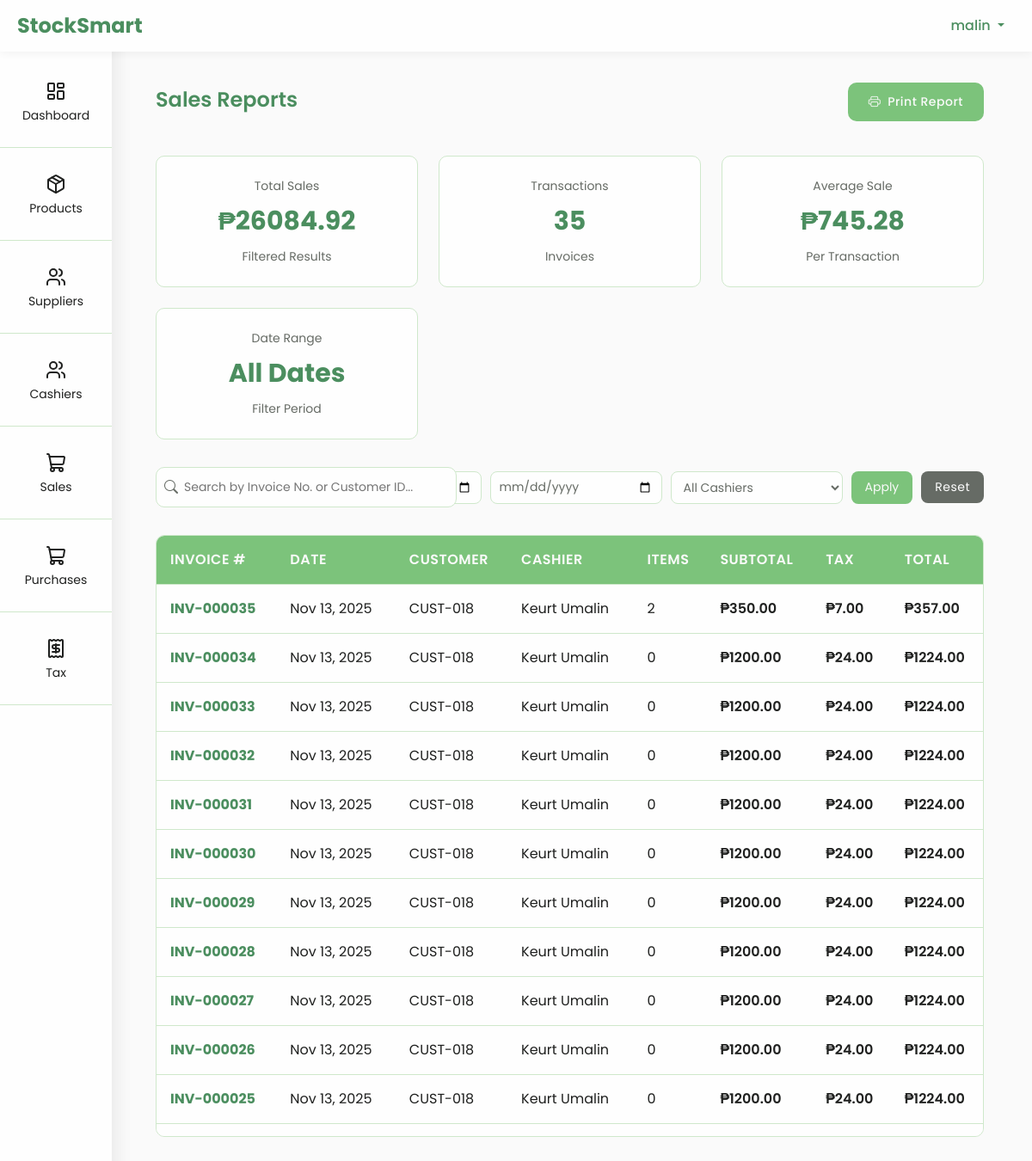
Page /sales-reports/ (signed in) on the committed database.
### pages/models.py (models this page shows, shortened)
class Invoice(models.Model):
    invoice_number = models.CharField(max_length=20, unique=True)
    customer_id = models.CharField(max_length=20, default='CUST-000')
    customer_name = models.CharField(max_length=100, blank=True, null=True)
    created_at = models.DateTimeField(auto_now_add=True)
    date_issued = models.DateTimeField(default=timezone.now)
    subtotal = models.DecimalField(max_digits=10, decimal_places=2, default=0)
    tax_amount = models.DecimalField(max_digits=10, decimal_places=2, default=0)
    total_amount = models.DecimalField(max_digits=10, decimal_places=2, default=0)
    cash_received = models.DecimalField(max_digits=10, decimal_places=2, default=0)
    change = models.DecimalField(max_digits=10, decimal_places=2, default=0)
    tax_rate = models.ForeignKey(TaxRate, null=True, blank=True, on_delete=models.SET_NULL)
    created_by = models.ForeignKey(User, on_delete=models.SET_NULL, null=True, blank=True, related_name='invoices_created')
    staff_name = models.CharField(max_length=100, default='Cashier')
    is_active = models.BooleanField(default=True)  # For soft delete
    def delete(self, *args, **kwargs):
        """Soft delete - mark as inactive instead of actually deleting"""
        self.is_active = False
        self.save()

### pages/views.py (the view)
# urls.py: path('sales-reports/', views.sales_reports, name='sales_reports'),  # ← ADD THIS LINE
@login_required
def sales_reports(request):
    invoices = Invoice.objects.all().order_by('-date_issued')
    date_from = request.GET.get('date_from', '').strip()
    date_to = request.GET.get('date_to', '').strip()
    cashier = request.GET.get('cashier', '').strip()
    customer_id = request.GET.get('customer_id', '').strip()
    invoice_number = request.GET.get('invoice_number', '').strip()
    if date_from == 'None': date_from = ''
    if date_to == 'None': date_to = ''
    if cashier == 'None': cashier = ''
    if customer_id == 'None': customer_id = ''
    if invoice_number == 'None': invoice_number = ''
    if date_from:
        try:
            date_from_obj = datetime.strptime(date_from, "%Y-%m-%d")
            invoices = invoices.filter(date_issued__date__gte=date_from_obj.date())
        except ValueError:
            pass
    if date_to:
        try:
            date_to_obj = datetime.strptime(date_to, "%Y-%m-%d")
            invoices = invoices.filter(date_issued__date__lte=date_to_obj.date())
        except ValueError:
            pass
    if cashier:
        invoices = invoices.filter(staff_name__iexact=cashier)
    if customer_id:
        invoices = invoices.filter(customer_id__icontains=customer_id)
    if invoice_number:
        invoices = invoices.filter(invoice_number__icontains=invoice_number)
    total_sales = invoices.aggregate(Sum('total_amount'))['total_amount__sum'] or 0
    total_transactions = invoices.count()
    average_sale = total_sales / total_transactions if total_transactions > 0 else 0
    cashiers = Invoice.objects.values_list('staff_name', flat=True).distinct()
    return render(request, 'admin/sales_reports.html', {
        'invoices': invoices,
        'total_sales': total_sales,
        'total_transactions': total_transactions,
        'average_sale': average_sale,
        'cashiers': cashiers,
        'date_from': date_from if date_from else None,
        'date_to': date_to if date_to else None,
        'cashier': cashier if cashier else None,
        'customer_id': customer_id if customer_id else None,
        'invoice_number': invoice_number if invoice_number else None,
    })

### pages/templates/admin/sales_reports.html (shortened to what this page needs)
{% extends 'navigation/navbar.html' %}
{% load static %}
{% block content %}
<div class="products-container">
    <div class="page-header d-flex align-items-center justify-content-between">
        <h1 class="page-title">Sales Reports</h1>
        <div class="reports-actions">
            <a href="{% url 'pages:print_sales_report' %}?{{ request.GET.urlencode }}" class="btn-primary" target="_blank">
                <i class="bi bi-printer"></i>
                Print Report
            </a>
        </div>
    </div>
    <div class="stats-grid">
        <div class="stat-card">
            <div class="stat-label">Total Sales</div>
            <div class="stat-value">₱{{ total_sales|floatformat:2 }}</div>
            <div class="stat-label">Filtered Results</div>
        </div>
        <div class="stat-card">
            <div class="stat-label">Transactions</div>
            <div class="stat-value">{{ total_transactions }}</div>
            <div class="stat-label">Invoices</div>
        </div>
        <div class="stat-card">
            <div class="stat-label">Average Sale</div>
            <div class="stat-value">₱{{ average_sale|floatformat:2 }}</div>
            <div class="stat-label">Per Transaction</div>
        </div>
        <div class="stat-card">
            <div class="stat-label">Date Range</div>
            <div class="stat-value">
                {% if date_from or date_to %}
                    {{ date_from|default:"Start" }} to {{ date_to|default:"End" }}
                {% else %}
                    All Dates
                {% endif %}
            </div>
            <div class="stat-label">Filter Period</div>
        </div>
    </div>
    <div class="controls-bar">
        <form method="GET" class="filters-form">
            <div class="search-wrapper">
                <i class="bi bi-search"></i>
                <input type="text" name="invoice_number" placeholder="Search by Invoice No. or Customer ID..." value="{{ invoice_number|default:'' }}">
            </div>
            <div class="filter-group">
                <input type="date" class="filter-select" name="date_to" value="{{ date_to|default:'' }}">
                <select name="cashier" class="filter-select">
                    <option value="">All Cashiers</option>
                </select>
                <button type="submit" class="btn btn-filter">
                    Apply
                </button>
                <a href="{% url 'pages:sales_reports' %}" class="btn-action btn-view">
                    Reset
                </a>
            </div>
        </form>
    </div>
    <div class="table-wrapper">
        {% if invoices %}
        <table class="sales-table">
            <thead>
                <tr>
                    <th>Invoice #</th>
                    <th>Date</th>
                    <th>Customer</th>
                    <th>Cashier</th>
                    <th>Items</th>
                    <th>Subtotal</th>
                    <th>Tax</th>
                    <th>Total</th>
                </tr>
            </thead>
            <tbody>
                {% for invoice in invoices %}
                <tr>
                    <td class="invoice-number">{{ invoice.invoice_number }}</td>
                    <td>
                        {% if invoice.date_issued %}
                            {{ invoice.date_issued|date:"M d, Y" }}
                        {% elif invoice.created_at %}
                            {{ invoice.created_at|date:"M d, Y" }}
                        {% else %}
                            N/A
                        {% endif %}
                    </td>
                    <td>{{ invoice.customer_id }}</td>
                    <td>{{ invoice.staff_name }}</td>
                    <td>{{ invoice.sold_items.count }}</td>
                    <td class="amount">₱{{ invoice.subtotal|floatformat:2 }}</td>
                    <td class="amount">₱{{ invoice.tax_amount|floatformat:2 }}</td>
                    <td class="amount">₱{{ invoice.total_amount|floatformat:2 }}</td>
                </tr>
                {% endfor %}
            </tbody>
        </table>
        {% else %}
        <div class="no-data">
            <i class="bi bi-graph-up" style="font-size: 3rem; opacity: 0.5; margin-bottom: 1rem;"></i>
            <h3>No sales data found</h3>
            <p>No sales records match your current filters.</p>
        </div>
        {% endif %}
    </div>
</div>
<link rel="stylesheet" href="https://cdn.jsdelivr.net/npm/bootstrap-icons@1.10.0/font/bootstrap-icons.css">
{% endblock %}

### pages/templates/navigation/navbar.html (shortened to what this page needs)
<!DOCTYPE html>
<html lang="en">
<head>
  {% load static %}
  <link href="https://cdn.jsdelivr.net/npm/bootstrap@5.3.2/dist/css/bootstrap.min.css" rel="stylesheet">
  <link rel="stylesheet" href="{% static 'css/productpage.css' %}">
  <link rel="stylesheet" href="{% static 'css/header&footer.css' %}">
  <link rel="stylesheet" href="{% static 'css/suppliers.css' %}">
</head>
<body>
  <div class="sidebar" id="sidebar">
    <a href="{% url 'pages:admin_dashboard' %}" class="{% if request.resolver_match.url_name == 'admin_dashboard' %}active{% endif %}">
      <i class="icon" data-lucide="layout-dashboard"></i>
      Dashboard
    </a>
    <a href="{% url 'pages:products' %}" class="{% if request.resolver_match.url_name == 'products' %}active{% endif %}">
      <i class="icon" data-lucide="package"></i>
      Products
    </a>
   <a href="{% url 'pages:suppliers' %}" class="{% if request.resolver_match.url_name == 'suppliers' %}active{% endif %}">
  <i class="icon" data-lucide="users"></i>
  Suppliers
</a>
 <a href="{% url 'pages:cashiers' %}" class="{% if request.resolver_match.url_name == 'cashiers' %}active{% endif %}">
  <i class="icon" data-lucide="users"></i>
  Cashiers
</a>
    <a href="{% url 'pages:sales_list' %}" class="{% if request.resolver_match.url_name == 'sales_list' %}active{% endif %}">
      <i class="icon" data-lucide="shopping-cart"></i>
      Sales
    </a>
     <a href="{% url 'pages:purchase_management' %}"
   class="{% if request.resolver_match.url_name == 'purchase_management' %}active{% endif %}">
  <i class="icon" data-lucide="shopping-cart"></i>
  Purchases
</a>
<a href="{% url 'pages:invoices' %}" class="{% if request.resolver_match.url_name == 'invoices' %}active{% endif %}">
  <i class="icon" data-lucide="receipt"></i>
  Tax
</a>
  </div>
  <header class="header-bar">
    <div class="d-flex align-items-center">
      <h1>StockSmart</h1>
    </div>
    <div class="dropdown user-menu">
      <button class="btn dropdown-toggle" type="button" data-bs-toggle="dropdown" aria-expanded="false">
        {{ request.user.username }}
      </button>
    </div>
  </header>
  <div class="content">
    <div class="container">
      {% block content %}
      {% endblock %}
    </div>
  </div>
</body>
</html>

### pages/static/css/productpage.css (style rules this page uses)
:root { --font-heading: 'Poppins', sans-serif; --font-body: 'Roboto', sans-serif; --primary-bg: #fafafa; --secondary-bg: #e6efe3; --sidebar-bg: #fefefe; --header-bg: #fefefe; --text-primary: #1f201f; --text-secondary: #666b65; --accent-green: #7cc37b; --accent-green-light: #cfe8cb; --accent-green-dark: #4b8e5f; --border: #d2d8cf; --alert-red: #e5534b; --alert-red-light: #f7d6d3; --alert-red-dark: #b7322c; font-size: 16px; --fs-xs: 0.75rem; --fs-sm: 0.875rem; --fs-base: 1rem; --fs-lg: 1.125rem; --fs-xl: 1.25rem; --fs-2xl: 1.5rem; --fs-3xl: 1.875rem; --fs-4xl: 2.25rem; --fs-5xl: 3rem; --fs-6xl: 4rem; --fs-fluid-sm: clamp(0.875rem, 0.8vw, 1rem); --fs-fluid-md: clamp(1rem, 1vw, 1.25rem); --fs-fluid-lg: clamp(1.5rem, 2vw, 2.25rem); --fs-fluid-xl: clamp(2rem, 3vw, 3rem); --fs-fluid-xxl: clamp(3rem, 5vw, 5rem); --lh-tight: 1.2; --lh-normal: 1.5; --lh-relaxed: 1.7; --fw-regular: 400; --fw-medium: 500; --fw-semibold: 600; --fw-bold: 700; }
* { padding: 0; margin: 0; box-sizing: border-box; font-family: var(--font-heading); }
.products-container { max-width: 1700px; margin: 0 auto; padding: 1rem 1.5rem; }
.page-header { display: flex; justify-content: space-between; align-items: center; margin-bottom: 2.5rem; }
.page-title { font-size: var(--fs-2xl); font-weight: var(--fw-semibold); color: var(--accent-green-dark); margin-bottom: 0.25rem; }
.controls-bar { display: flex; justify-content: space-between; align-items: flex-end; gap: 2rem; margin-bottom: 2rem; flex-wrap: wrap; }
.search-wrapper { flex: 0 1 400px; min-width: 300px; max-width: 400px; }
.search-wrapper i { position: absolute; left: 1rem; top: 50%; transform: translateY(-50%); color: var(--text-secondary); }
.search-wrapper input { width: 100%; padding: 0.75rem 1rem 0.75rem 2.75rem; border: 1px solid var(--accent-green-light); border-radius: 10px; background: var(--sidebar-bg); font-size: var(--fs-sm); transition: all 0.2s; color: var(--text-secondary); }
.filter-group { display: flex; flex: 0 1 400px; min-width: 300px; max-width: 400px; justify-content: flex-end; }
.filter-select { padding: 0.755rem 1rem; border: 1px solid var(--accent-green-light); border-radius: 10px; font-size: var(--fs-sm); cursor: pointer; background: var(--header-bg); flex: 1; min-width: 200px; color: var(--text-secondary); }
.btn-action { flex: 1; display: flex; align-items: center; justify-content: center; padding: 0.65rem; border-radius: 10px; font-size: var(--fs-sm); cursor: pointer; transition: all 0.2s; border: none; text-decoration: none; transition: background-color 0.3s ease; font-weight: var(--medium); letter-spacing: 0.5px; font-family: var(--font-heading); }
.btn-primary, .btn-secondary { display: inline-flex; align-items: center; gap: 0.5rem; padding: 0.75rem 1.5rem; border-radius: 10px; font-weight: var(--fw-medium); font-size: var(--fs-sm); letter-spacing: 0.5px; font-family: var(--font-heading); cursor: pointer; transition: all 0.2s; border: none; text-decoration: none; }
.btn-primary { background: var(--accent-green); color: var(--primary-bg); }
@media (max-width: 1200px) { .controls-bar { gap: 1.5rem; } }
@media (max-width: 1200px) { .search-wrapper { flex: 1; min-width: 250px; max-width: 350px; } }
@media (max-width: 1200px) { .filter-group { min-width: 250px; max-width: 350px; } }

### rows in the picture
Invoice: invoice_number "INV-000035", date_issued "Nov 13, 2025", customer_id "CUST-018", staff_name "Keurt Umalin", sold_items.count "2", subtotal "350.00", tax_amount "7.00", total_amount "357.00"
Invoice: invoice_number "INV-000034", date_issued "Nov 13, 2025", customer_id "CUST-018", staff_name "Keurt Umalin", sold_items.count "0", subtotal "1200.00", tax_amount "24.00", total_amount "1224.00"
Invoice: invoice_number "INV-000033", date_issued "Nov 13, 2025", customer_id "CUST-018", staff_name "Keurt Umalin", sold_items.count "0", subtotal "1200.00", tax_amount "24.00", total_amount "1224.00"
Invoice: invoice_number "INV-000032", date_issued "Nov 13, 2025", customer_id "CUST-018", staff_name "Keurt Umalin", sold_items.count "0", subtotal "1200.00", tax_amount "24.00", total_amount "1224.00"
Invoice: invoice_number "INV-000031", date_issued "Nov 13, 2025", customer_id "CUST-018", staff_name "Keurt Umalin", sold_items.count "0", subtotal "1200.00", tax_amount "24.00", total_amount "1224.00"
Invoice: invoice_number "INV-000030", date_issued "Nov 13, 2025", customer_id "CUST-018", staff_name "Keurt Umalin", sold_items.count "0", subtotal "1200.00", tax_amount "24.00", total_amount "1224.00"
Invoice: invoice_number "INV-000029", date_issued "Nov 13, 2025", customer_id "CUST-018", staff_name "Keurt Umalin", sold_items.count "0", subtotal "1200.00", tax_amount "24.00", total_amount "1224.00"
Invoice: invoice_number "INV-000028", date_issued "Nov 13, 2025", customer_id "CUST-018", staff_name "Keurt Umalin", sold_items.count "0", subtotal "1200.00", tax_amount "24.00", total_amount "1224.00"
Invoice: invoice_number "INV-000027", date_issued "Nov 13, 2025", customer_id "CUST-018", staff_name "Keurt Umalin", sold_items.count "0", subtotal "1200.00", tax_amount "24.00", total_amount "1224.00"
Invoice: invoice_number "INV-000026", date_issued "Nov 13, 2025", customer_id "CUST-018", staff_name "Keurt Umalin", sold_items.count "0", subtotal "1200.00", tax_amount "24.00", total_amount "1224.00"
Invoice: invoice_number "INV-000025", date_issued "Nov 13, 2025", customer_id "CUST-018", staff_name "Keurt Umalin", sold_items.count "0", subtotal "1200.00", tax_amount "24.00", total_amount "1224.00"

### other values in the picture
{{ request.user.username }} "malin"
{{ total_sales|floatformat:2 }} "26084.92"
{{ total_transactions }} "35"
{{ average_sale|floatformat:2 }} "745.28"
